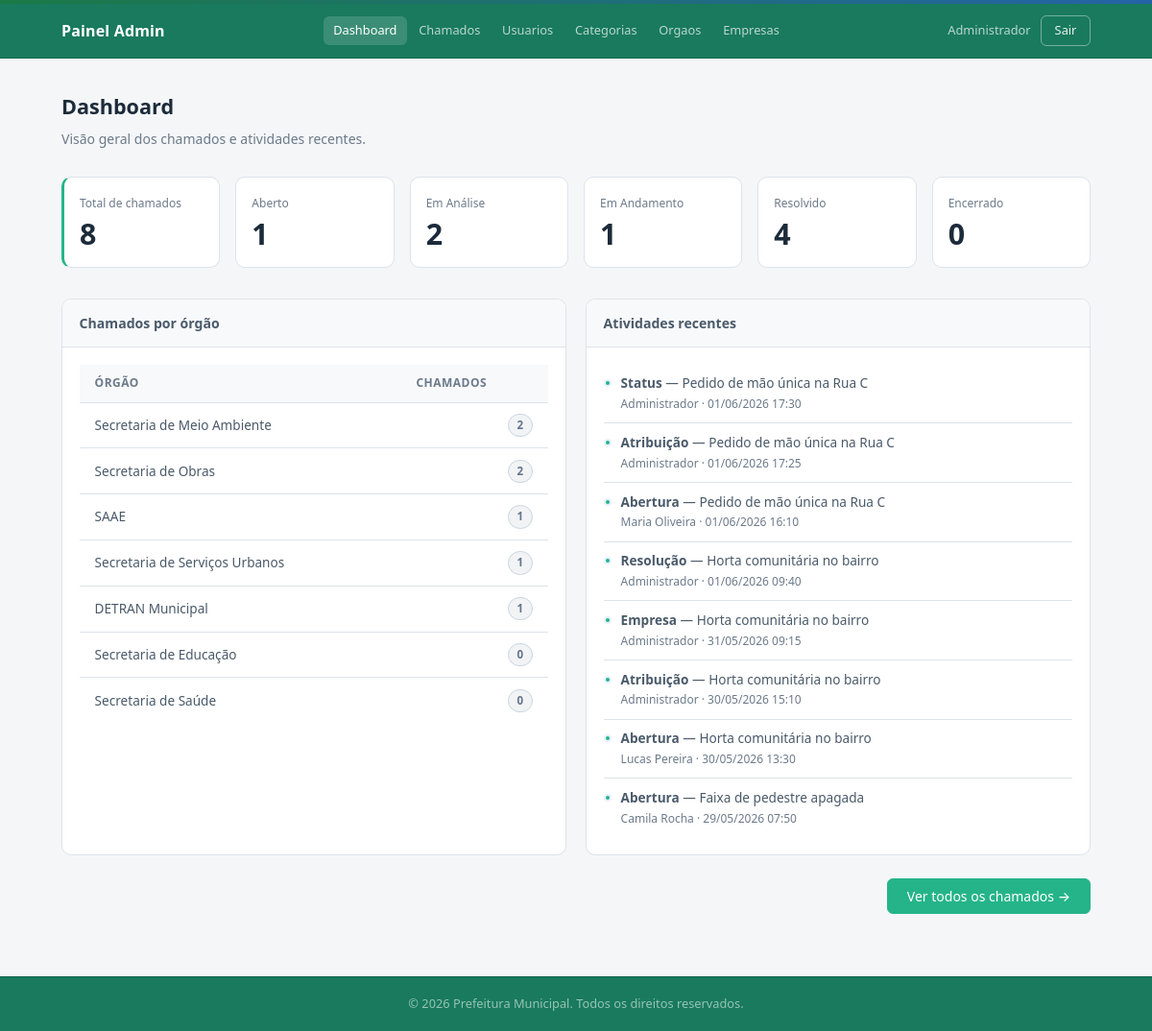
/admin/dashboard (signed in), run on the app's committed database.
### tables this page shows
CREATE TABLE `historico` (
  `id` int(11) NOT NULL,
  `data` datetime DEFAULT current_timestamp(),
  `tipo_acao` varchar(50) NOT NULL,
  `descricao` text NOT NULL,
  `usuario_id` int(11) NOT NULL,
  `chamado_id` int(11) NOT NULL
);

CREATE TABLE `chamados` (
  `id` int(11) NOT NULL,
  `titulo` varchar(200) NOT NULL,
  `descricao` text NOT NULL,
  `localizacao` varchar(255) DEFAULT NULL,
  `data_abertura` datetime DEFAULT current_timestamp(),
  `data_fechamento` datetime DEFAULT NULL,
  `usuario_id` int(11) NOT NULL,
  `categoria_id` int(11) NOT NULL,
  `status_id` int(11) NOT NULL DEFAULT 1,
  `orgao_id` int(11) DEFAULT NULL,
  `empresa_id` int(11) DEFAULT NULL
);

CREATE TABLE `usuarios` (
  `id` int(11) NOT NULL,
  `nome` varchar(100) NOT NULL,
  `email` varchar(150) DEFAULT NULL,
  `telefone` varchar(20) DEFAULT NULL,
  `cpf` varchar(14) DEFAULT NULL,
  `senha` varchar(255) NOT NULL,
  `tipo` enum('cidadao','admin') NOT NULL DEFAULT 'cidadao',
  `criado_em` datetime DEFAULT current_timestamp()
);

### app/controllers/AdminController.php (called while the page is built, shortened)
<?php
require_once __DIR__ . '/../models/Chamado.php';
require_once __DIR__ . '/../models/Historico.php';
class AdminController {
    public function dashboard(): void {
        $chamadoModel = new Chamado();
        $historico    = new Historico();
        $totalGeral         = $chamadoModel->totalGeral();
        $totalStatus        = $chamadoModel->totalPorStatus();
        $totalOrgao         = $chamadoModel->totalPorOrgao();
        $atividadesRecentes = $historico->listarRecentes(8);
        require __DIR__ . '/../views/admin/dashboard.php';
    }
}

### config/database.php (called while the page is built, shortened)
<?php
class Database {
    private static ?PDO $instance = null;
    public static function getConnection(): PDO {
        if (self::$instance === null) {
            $dsn = "mysql:host=" . DB_HOST . ";dbname=" . DB_NAME . ";charset=" . DB_CHARSET;
            $options = [
                PDO::ATTR_ERRMODE            => PDO::ERRMODE_EXCEPTION,
                PDO::ATTR_DEFAULT_FETCH_MODE => PDO::FETCH_ASSOC,
                PDO::ATTR_EMULATE_PREPARES   => false,
            ];
            try {
                self::$instance = new PDO($dsn, DB_USER, DB_PASS, $options);
            } catch (PDOException $e) {
                http_response_code(500);
                die(json_encode(['error' => 'Erro de conexão com o banco de dados.']));
            }
        }
        return self::$instance;
    }
}

### app/models/Chamado.php (called while the page is built, shortened)
<?php
require_once __DIR__ . '/../../config/database.php';
class Chamado {
    private PDO $db;
    public function __construct() {
        $this->db = Database::getConnection();
    }
    public function totalPorStatus(): array {
        $stmt = $this->db->query("
            SELECT s.nome, COUNT(c.id) as total
            FROM status s
            LEFT JOIN chamados c ON c.status_id = s.id
            GROUP BY s.id, s.nome
            ORDER BY s.ordem
        ");
        return $stmt->fetchAll();
    }
    public function totalPorOrgao(): array {
        $stmt = $this->db->query("
            SELECT o.nome, COUNT(c.id) as total
            FROM orgaos o
            LEFT JOIN chamados c ON c.orgao_id = o.id
            GROUP BY o.id, o.nome
            ORDER BY total DESC
        ");
        return $stmt->fetchAll();
    }
    public function totalGeral(): int {
        return (int) $this->db->query("SELECT COUNT(*) FROM chamados")->fetchColumn();
    }
}

### app/models/Historico.php (called while the page is built, shortened)
<?php
require_once __DIR__ . '/../../config/database.php';
class Historico {
    private PDO $db;
    public function __construct() {
        $this->db = Database::getConnection();
    }
    public function listarRecentes(int $limit = 10): array {
        $stmt = $this->db->prepare("
            SELECT h.*, u.nome as usuario_nome, c.titulo as chamado_titulo
            FROM historico h
            JOIN usuarios u ON h.usuario_id = u.id
            JOIN chamados c ON h.chamado_id = c.id
            ORDER BY h.data DESC
            LIMIT ?
        ");
        $stmt->execute([$limit]);
        return $stmt->fetchAll();
    }
}

### app/views/admin/dashboard.php (the view, shortened to what this page needs)
<?php
require __DIR__ . '/../shared/header.php';
?>
<?php require __DIR__ . '/navbar.php'; ?>
<main class="admin-main">
    <div class="container">
        <div class="page-header">
            <h2>Dashboard</h2>
            <p>Visão geral dos chamados e atividades recentes.</p>
        </div>
        <div class="stats-grid">
            <div class="stat-card stat-card-primary">
                <span class="stat-label">Total de chamados</span>
                <span class="stat-value"><?= $totalGeral ?></span>
            </div>
            <?php foreach ($totalStatus as $s): ?>
                <div class="stat-card">
                    <span class="stat-label"><?= htmlspecialchars($s['nome']) ?></span>
                    <span class="stat-value"><?= $s['total'] ?></span>
                </div>
            <?php endforeach; ?>
        </div>
        <div class="dashboard-grid">
            <section class="card">
                <div class="card-header-admin">
                    <h3>Chamados por órgão</h3>
                </div>
                <div class="card-body">
                    <?php if (empty($totalOrgao)): ?>
                        <p class="text-muted">Nenhum dado disponível.</p>
                    <?php else: ?>
                        <table class="table">
                            <thead>
                                <tr>
                                    <th>Órgão</th>
                                    <th class="text-right">Chamados</th>
                                </tr>
                            </thead>
                            <tbody>
                                <?php foreach ($totalOrgao as $o): ?>
                                    <tr>
                                        <td><?= htmlspecialchars($o['nome']) ?></td>
                                        <td class="text-right">
                                            <span class="badge badge-neutral"><?= $o['total'] ?></span>
                                        </td>
                                    </tr>
                                <?php endforeach; ?>
                            </tbody>
                        </table>
                    <?php endif; ?>
                </div>
            </section>
            <section class="card">
                <div class="card-header-admin">
                    <h3>Atividades recentes</h3>
                </div>
                <div class="card-body">
                    <?php if (empty($atividadesRecentes)): ?>
                        <p class="text-muted">Nenhuma atividade registrada.</p>
                    <?php else: ?>
                        <ul class="activity-list">
                            <?php foreach ($atividadesRecentes as $h): ?>
                                <li class="activity-item">
                                    <div class="activity-dot"></div>
                                    <div class="activity-body">
                                        <p class="activity-desc">
                                            <strong><?= htmlspecialchars($h['tipo_acao']) ?></strong>
                                            — <?= htmlspecialchars($h['chamado_titulo']) ?>
                                        </p>
                                        <p class="activity-meta">
                                            <?= htmlspecialchars($h['usuario_nome']) ?>
                                            · <?= date('d/m/Y H:i', strtotime($h['data'])) ?>
                                        </p>
                                    </div>
                                </li>
                            <?php endforeach; ?>
                        </ul>
                    <?php endif; ?>
                </div>
            </section>
        </div>
        <div class="dashboard-actions">
            <a href="<?= BASE_URL ?>/admin/chamados" class="btn btn-primary">
                Ver todos os chamados →
            </a>
        </div>
    </div>
</main>
<?php require __DIR__ . '/../shared/footer.php'; ?>

### data on the page
historico: tipo_acao "Status", chamado.titulo "Pedido de mão única na Rua C", usuario.nome "Administrador", data "01/06/2026 17:30"
historico: tipo_acao "Atribuição", chamado.titulo "Pedido de mão única na Rua C", usuario.nome "Administrador", data "01/06/2026 17:25"
historico: tipo_acao "Abertura", chamado.titulo "Pedido de mão única na Rua C", usuario.nome "Maria Oliveira", data "01/06/2026 16:10"
historico: tipo_acao "Resolução", chamado.titulo "Horta comunitária no bairro", usuario.nome "Administrador", data "01/06/2026 09:40"
historico: tipo_acao "Empresa", chamado.titulo "Horta comunitária no bairro", usuario.nome "Administrador", data "31/05/2026 09:15"
historico: tipo_acao "Atribuição", chamado.titulo "Horta comunitária no bairro", usuario.nome "Administrador", data "30/05/2026 15:10"
historico: tipo_acao "Abertura", chamado.titulo "Horta comunitária no bairro", usuario.nome "Lucas Pereira", data "30/05/2026 13:30"
historico: tipo_acao "Abertura", chamado.titulo "Faixa de pedestre apagada", usuario.nome "Camila Rocha", data "29/05/2026 07:50"

### other printed values
$_SESSION['nome'] "Administrador"
$totalGeral "8"
$s['nome'] "Aberto"
$s['total'] "1"
$s['nome'] "Em Análise"
$s['total'] "2"
$s['nome'] "Em Andamento"
$s['nome'] "Resolvido"
$s['total'] "4"
$s['nome'] "Encerrado"
$s['total'] "0"
$o['nome'] "Secretaria de Meio Ambiente"
$o['total'] "2"
$o['nome'] "Secretaria de Obras"
$o['nome'] "SAAE"
